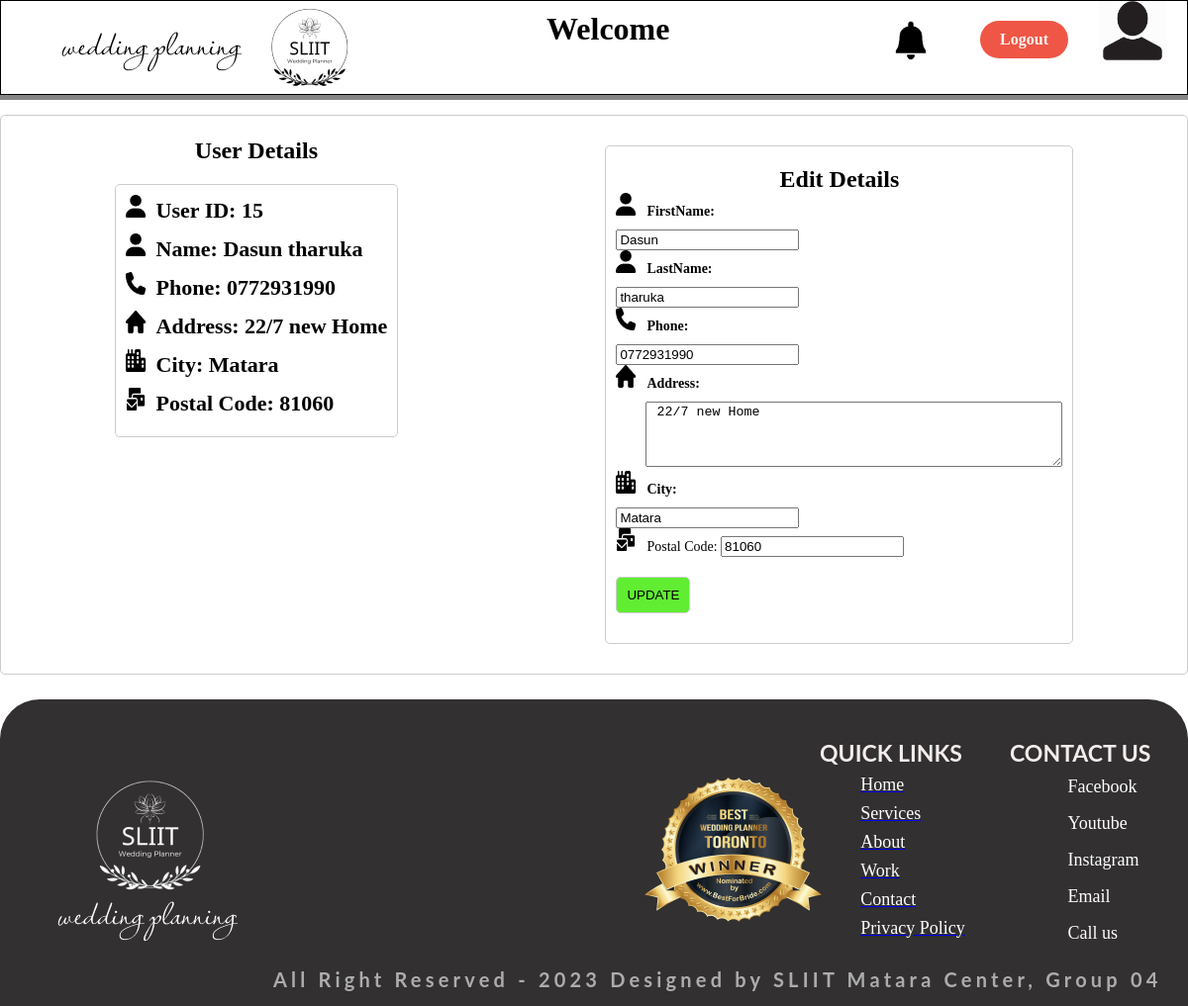
The page /MgDashboard/edituser.php?userid=15 (signed in) on the database its author committed.
### tables this page shows
CREATE TABLE `user_details` (
  `user_id` int(200) NOT NULL,
  `fname` varchar(100) NOT NULL,
  `lname` varchar(100) NOT NULL,
  `email` varchar(100) NOT NULL,
  `phone_No` varchar(12) NOT NULL,
  `pwd` varchar(500) NOT NULL,
  `gender` varchar(50) NOT NULL,
  `dob` date NOT NULL,
  `address` varchar(100) NOT NULL,
  `city` varchar(100) NOT NULL,
  `postalcode` int(11) NOT NULL,
  `Acc_type` varchar(100) NOT NULL DEFAULT 'User'
);

### MgDashboard/edituser.php (the view, shortened to what this page needs)
<?php
include_once 'LogHeader.php';
?>
<?php
if((isset($_GET['userid']))){
    $uid = $_GET['userid'];
    $sql = "Select * from user_details where user_id = $uid " ;
    $result = $conn->query($sql) ;
    if($result->num_rows > 0){
            while($row = $result->fetch_assoc()){
                $profile = array();
                $profile["UserID"] = $row["user_id"];
                $profile["FirstName"] = $row["fname"];
                $profile["LastName"] = $row["lname"];
                $profile["Phone"] = $row["phone_No"];
                $profile["Address"] = $row["address"];
                $profile["City"] = $row["city"];
                $profile["PostalCode"] = $row["postalcode"];
            }
    }else {
            echo "empty table";
    }  ?>
<link rel="stylesheet" href="./Style/edituser.css">
<section class="details-section">
                    <div class="my-details">
                        <center><h2 style="margin-top: 12px;">User Details</h2> </center>
                        <div class="detail-container">
                            <p><img src="./images/userprofile/icons/user-solid (1) 1.png" style="margin-right: 10px;"><strong>User ID:<?php echo " ".$profile["UserID"];?></strong></p>
                            <p><img src="./images/userprofile/icons/user-solid (1) 1.png" style="margin-right: 10px;"><strong>Name: <?php echo " ".$profile["FirstName"]." ".$profile["LastName"];?> </strong></p>
                            <p><img src="./images/userprofile/icons/phone-solid 1.png" style="margin-right: 10px;"><strong>Phone:<?php echo " ".$profile["Phone"];?> </strong></p>
                            <p><img src="./images/userprofile/icons/house-solid 1.png" style="margin-right: 10px;"><strong>Address: <?php echo " ".$profile["Address"];?> </strong></p>
                            <p><img src="./images/userprofile/icons/city-solid 1.png" style="margin-right: 10px;"><strong>City:<?php echo " ".$profile["City"];?> </strong></p>
                            <p><img src="./images/userprofile/icons/envelopes-bulk-solid 1.png" style="margin-right: 10px;"><strong>Postal Code: <?php echo " ".$profile["PostalCode"];?> </strong></p>
                          </div>
                    </div>
                    <form action = "./edituserprofile.php" method = "POST">
                <div class= "edit-details">
                   <center> <h2 style="margin-top: 10px;">Edit Details</h2></center>
                   <div class="edit-container">
                   <p><img src="./images/userprofile/icons/user-solid (1) 1.png" style="margin-right: 10px;"><strong>FirstName:</strong></p><input type = "text" name= "fname" value= "<?php echo $profile["FirstName"] ?>">
    <p><img src="./images/userprofile/icons/user-solid (1) 1.png" style="margin-right: 10px;"><strong>LastName:</strong></p><input type = "text" name= "lname" value= "<?php echo $profile["LastName"] ?>" >
    <p><img src="./images/userprofile/icons/phone-solid 1.png" style="margin-right: 10px;"><strong>Phone:</strong></p><input type="tel" name="phone" value= "<?php echo $profile["Phone"] ?>">
    <p><img src="./images/userprofile/icons/house-solid 1.png" style="margin-right: 10px;"><strong>Address:</strong></p> <textarea id="address" name="address" rows="4" cols="50" style="margin-left: 30px;"> <?php echo $profile["Address"] ?></textarea>
    <p><img src="./images/userprofile/icons/city-solid 1.png" style="margin-right: 10px;"><strong>City:</strong></p><input type = "text" name= "city" value= "<?php echo $profile["City"] ?>" >
    <p><img src="./images/userprofile/icons/envelopes-bulk-solid 1.png" style="margin-right: 10px;">Postal Code:</strong> <input type ="number" id="postalcode" name="postalcode" value= "<?php echo $profile["PostalCode"] ?>" >
    <br><div class = "update"><input type="submit" name = "submit" value="UPDATE" class="submit"></div>
    </div>
        </form>
    </section>
    </body>
</html>
<?php
        include_once 'footer.php';
        ?>
<?php
}else {
    $conn->close() ;
}  ?>

### MgDashboard/Style/logheader.css (style rules this page uses)
body { margin: 0; }

### MgDashboard/Style/edituser.css (style rules this page uses)
.details-section { margin-top: 20px; margin-bottom: 20px; padding: 10px; border: 1px solid #ccc; border-radius: 5px; background-color: #fff; display: inline-block; display: flex; justify-content: space-around; }
.detail-container { margin-top: 20px; margin-bottom: 20px; padding: 10px; border: 1px solid #ccc; border-radius: 5px; background-color: #fff; display: inline-block; }
.detail-container p { margin-top: 0; margin-bottom: 10px; font-size: 22px; font-weight: 400; }
.edit-details { margin-top: 20px; margin-bottom: 20px; padding: 10px; border: 1px solid #ccc; border-radius: 5px; background-color: #fff; display: inline-block; }
.edit-details p { margin-top: 0; margin-bottom: 10px; font-size: 14px; font-weight: 400; }
.submit { margin-top: 20px; margin-bottom: 20px; padding: 10px; border: 1px solid #ccc; border-radius: 5px; background-color: #60ed32; display: inline-block; display: flex; justify-content: space-around; cursor: pointer; }

### MgDashboard/Style/package.css (style rules this page uses)
* { margin: 0; }

### rows shown on the page
user_details: user_id "15", fname "Dasun", lname "tharuka", phone_No "0772931990", address "22/7 new Home", city "Matara", postalcode "81060", phone "0772931990"
